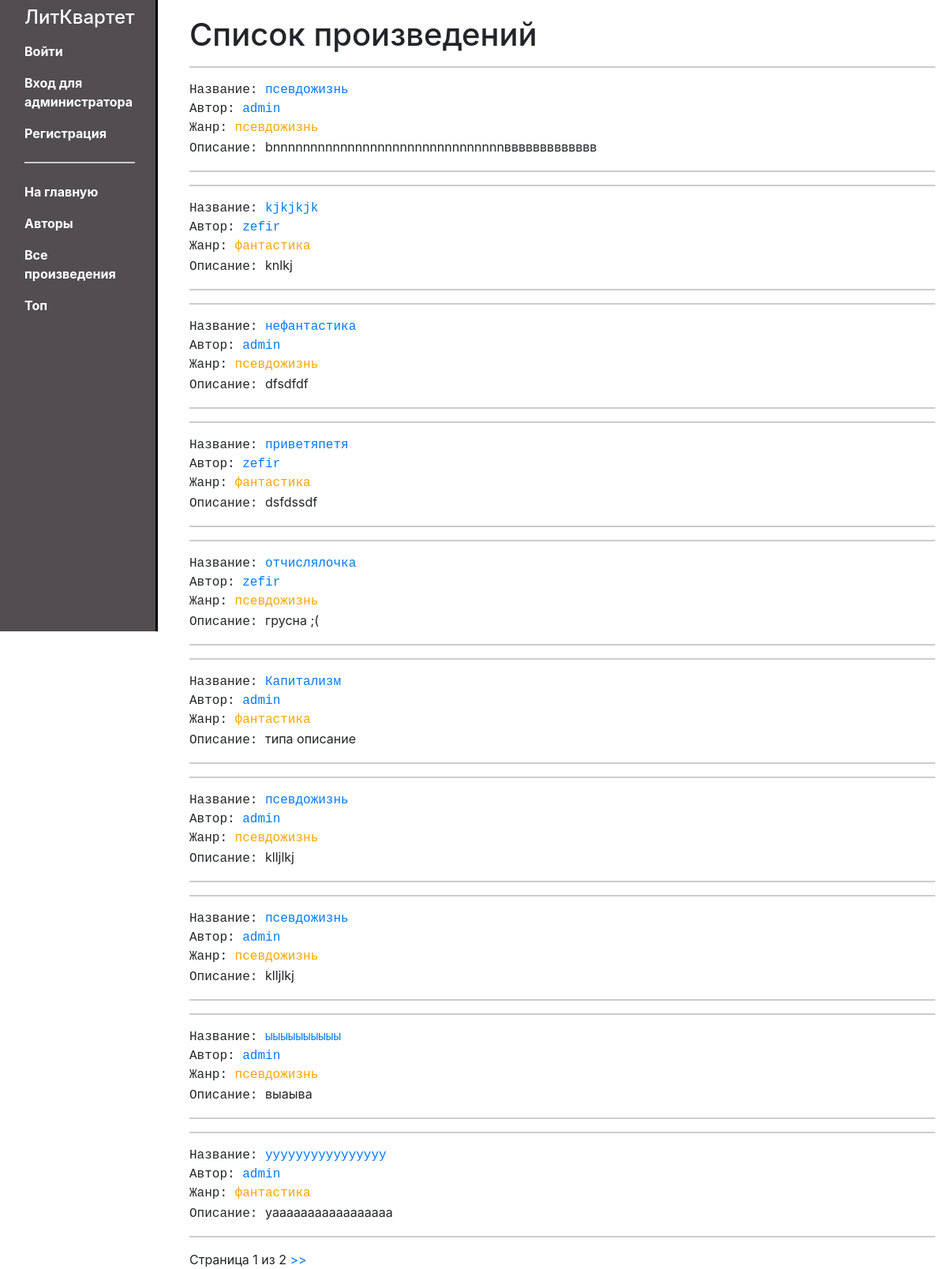
/writer/books/, run on the app's committed database.
### writer/models.py (models this page shows, shortened)
class Content(models.Model):
    id = models.UUIDField(primary_key=True, default=uuid.uuid4, help_text='Уникальный id для каждого произведения')
    author = models.ForeignKey(User, verbose_name='Автор', on_delete=models.CASCADE)
    ganre = models.ForeignKey('ContentType', on_delete=models.SET_NULL, null=True, verbose_name='Жанр')
    name = models.CharField('Название', max_length=200)
    description = models.TextField('Аннотация', max_length=500, null=True)
    data = models.TextField('Текст')

class ContentType(models.Model):
    id = models.UUIDField(primary_key=True, default=uuid.uuid4, help_text='Уникальный id для каждого жанра')
    name = models.CharField('Название', max_length=150)
    description = models.TextField('Описание', max_length=1000, blank=True, null=True)
    def __str__(self):
        return self.name

### writer/views.py (the view)
class ContentListView(generic.ListView):
    model = Content
    paginate_by = 10

### writer/templates/writer/content_list.html
{% extends "base_generic.html" %}
{% block content %}
    <h1>Список произведений</h1>
    {% if content_list %}
    <ul class="list-unstyled">
      {% for content in content_list %}
      <li>
          <hr>
        <samp>Название: <a href="{% url 'contentdetail' pk=content.pk %}" > {{ content.name }}</a></samp>
          <br>
          <samp>Автор: <a href="{% url 'writer-user-detail' pk=content.author.pk %}">{{content.author}}</a></samp>
          <br>
          <samp>Жанр: <samp class="text-custom" title="{{ content.ganre.description }}">{{ content.ganre }}</samp></samp>
          <p><samp>Описание: </samp>{{content.description}}</p>
          <hr>
      </li>
      {% endfor %}
    </ul>
    {% else %}
      <p>There are no books in the library.</p>
    {% endif %}
{% endblock %}

### writer/static/css/style.css (style rules this page uses)
body { background-color: white; }
hr { border-top: 2px double #ccc; }
.text-custom { color: #FFA500; }

### data on the page
Content: name "псевдожизнь", author "admin", ganre "псевдожизнь", description "bnnnnnnnnnnnnnnnnnnnnnnnnnnnnnnnввввввввввввв"
Content: name "kjkjkjk", author "zefir", ganre "фантастика", description "knlkj"
Content: name "нефантастика", author "admin", ganre "псевдожизнь", description "dfsdfdf"
Content: name "приветяпетя", author "zefir", ganre "фантастика", description "dsfdssdf"
Content: name "отчислялочка", author "zefir", ganre "псевдожизнь", description "грусна ;("
Content: name "Капитализм", author "admin", ganre "фантастика", description "типа описание"
Content: name "псевдожизнь", author "admin", ganre "псевдожизнь", description "klljlkj"
Content: name "псевдожизнь", author "admin", ganre "псевдожизнь", description "klljlkj"
Content: name "ыыыыыыыыыы", author "admin", ganre "псевдожизнь", description "выаыва"
Content: name "уууууууууууууууу", author "admin", ganre "фантастика", description "уааааааааааааааааа"

### other printed values
{{ page_obj.number }} "1"
{{ page_obj.paginator.num_pages }} "2"
